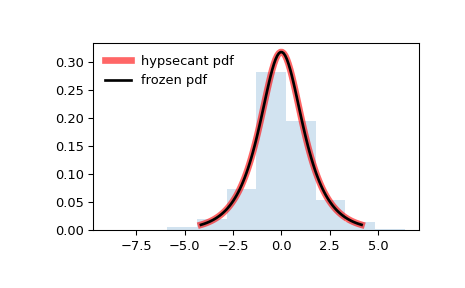

Here is the Python script that generated this plot:
from scipy.stats import hypsecant
import matplotlib.pyplot as plt
fig, ax = plt.subplots(1, 1)

# Calculate the first four moments:

mean, var, skew, kurt = hypsecant.stats(moments='mvsk')

# Display the probability density function (``pdf``):

x = np.linspace(hypsecant.ppf(0.01),
                hypsecant.ppf(0.99), 100)
ax.plot(x, hypsecant.pdf(x),
       'r-', lw=5, alpha=0.6, label='hypsecant pdf')

# Alternatively, the distribution object can be called (as a function)
# to fix the shape, location and scale parameters. This returns a "frozen"
# RV object holding the given parameters fixed.

# Freeze the distribution and display the frozen ``pdf``:

rv = hypsecant()
ax.plot(x, rv.pdf(x), 'k-', lw=2, label='frozen pdf')

# Check accuracy of ``cdf`` and ``ppf``:

vals = hypsecant.ppf([0.001, 0.5, 0.999])
np.allclose([0.001, 0.5, 0.999], hypsecant.cdf(vals))
# True

# Generate random numbers:

r = hypsecant.rvs(size=1000)

# And compare the histogram:

ax.hist(r, density=True, histtype='stepfilled', alpha=0.2)
ax.legend(loc='best', frameon=False)
plt.show()
